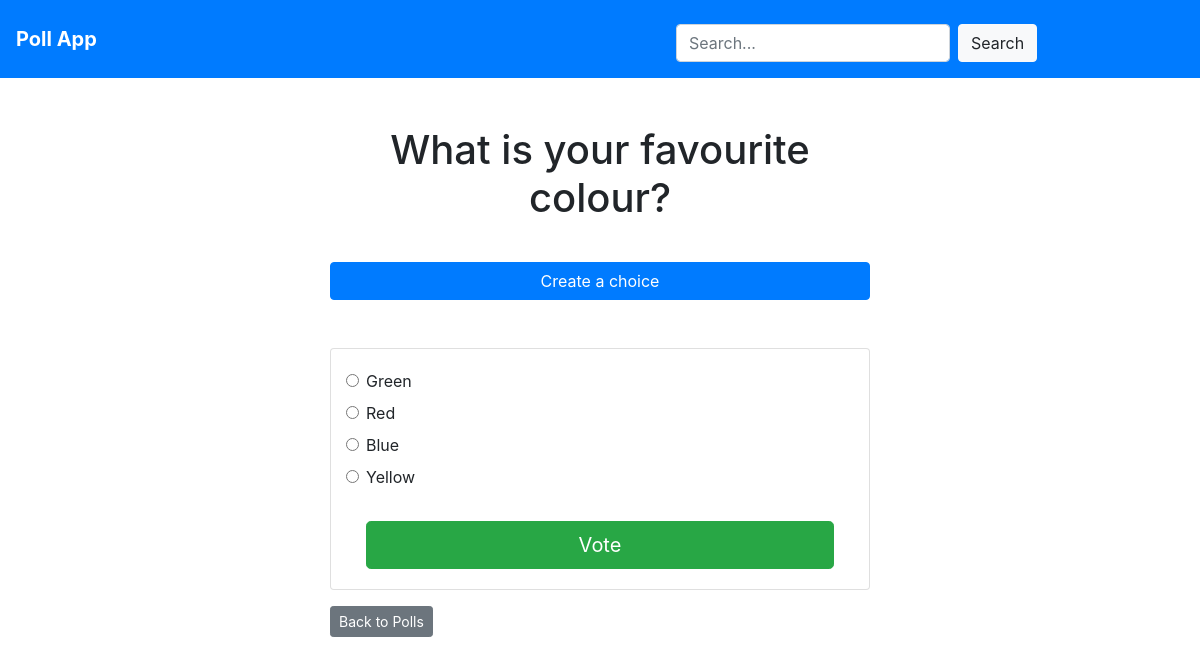
/1/, run on the app's committed database.
### poll/models.py (models this page shows, shortened)
class Question(models.Model):
	question_text = models.CharField(max_length = 200)
	pub_date = models.DateTimeField(auto_now_add = True)

class Choice(models.Model):
	question = models.ForeignKey(Question, on_delete = models.CASCADE)
	choice_text = models.CharField(max_length = 200)
	votes = models.IntegerField(default = 0)

### poll/views.py (the view, shortened to what this page needs)
# urls.py: path('<int:question_id>/', views.detail, name = 'detail'),
def detail(request, question_id):
	try:
		selected_question = Question.objects.get(pk=question_id)
		form = ChoiceForm()
	except Question.DoesNotExist:
		raise Http404('Question does not exist!')
	args = {'question':selected_question, 'form':form}
	return render(request,
				  'poll/detail.html',
				  args)

### poll/forms.py
class ChoiceForm(forms.ModelForm):
	class Meta:
		model = Choice
		fields = ['choice_text',]

### templates/poll/detail.html (shortened to what this page needs)
{% extends 'base.html' %}
{% block content %}
	<h1 class='text-center mb-3'>{{question.question_text}}</h1>
	<br>
	<button type="button" class="btn btn-primary btn-block" data-toggle="modal" data-target="#exampleModal">
	  Create a choice
	</button>
	<br>
	<br>
	{% if question.choice_set.all.exists %}
		<div class = 'card mb-3'>
			<div class = 'card-body'>
				<div class = 'container'>
					<form method = 'POST' action = "{% url 'poll:vote' question.id %}">
						{% for choice in question.choice_set.all %}
							<div class = 'check-box'>
								<input
									type = "radio"
									name = "choice"
									class = 'form-check-input'
									id = 'choice{{ forloop.counter }}'
									value = '{{ choice.id }}'
									/>
								<label for = 'choice{{ forloop.counter }}'>{{choice.choice_text}}</label>
							</div>
						{% endfor %}
						<input type = 'submit' value = 'Vote' class = 'btn btn-success btn-lg btn-block mt-4'/>
					</form>
				</div>
			</div>
		</div>
	{% endif %}
	<a class = 'btn btn-secondary btn-sm mb-3' href = "{% url 'poll:index' %}">Back to Polls</a>
{% endblock %}

### data on the page
Question: question_text "What is your favourite colour?"
Choice: choice_text "Green"
Choice: choice_text "Red"
Choice: choice_text "Blue"
Choice: choice_text "Yellow"
